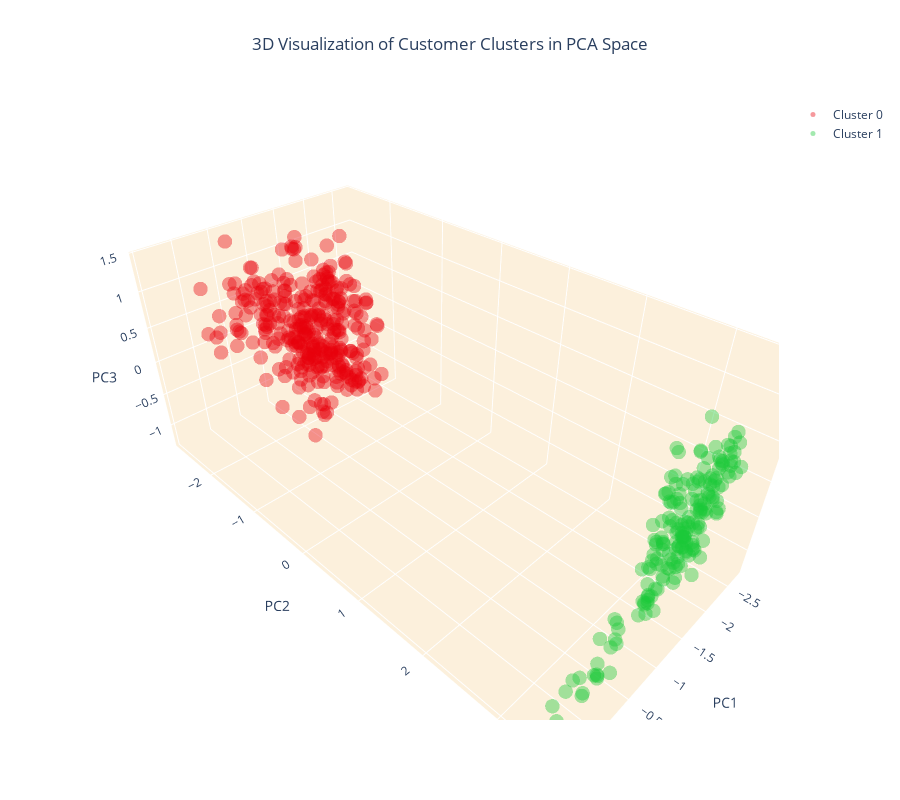

Write notebook code for a chart like this one.
### Code cell
colors = ['#e8000b', '#1ac938', '#023eff',
        #    '#555555', '#00fff0'
           ]

# Create separate data frames for each cluster
cluster_0 = df[df['cluster'] == 0]
cluster_1 = df[df['cluster'] == 1]
cluster_2 = df[df['cluster'] == 2]
# cluster_3 = df[df['cluster'] == 3]
# cluster_4 = df[df['cluster'] == 4]

# Create a 3D scatter plot
fig = go.Figure()

# Add data points for each cluster separately and specify the color
fig.add_trace(go.Scatter3d(x=cluster_0['PC1'], y=cluster_0['PC2'], z=cluster_0['PC3'], 
                           mode='markers', marker=dict(color=colors[0], size=5, opacity=0.4), name='Cluster 0'))
fig.add_trace(go.Scatter3d(x=cluster_1['PC1'], y=cluster_1['PC2'], z=cluster_1['PC3'], 
                           mode='markers', marker=dict(color=colors[1], size=5, opacity=0.4), name='Cluster 1'))
fig.add_trace(go.Scatter3d(x=cluster_2['PC1'], y=cluster_2['PC2'], z=cluster_2['PC3'], 
                           mode='markers', marker=dict(color=colors[2], size=5, opacity=0.4), name='Cluster 2'))
# fig.add_trace(go.Scatter3d(x=cluster_3['PC1'], y=cluster_3['PC2'], z=cluster_3['PC3'], 
#                            mode='markers', marker=dict(color=colors[3], size=5, opacity=0.4), name='Cluster 3'))
# fig.add_trace(go.Scatter3d(x=cluster_4['PC1'], y=cluster_4['PC2'], z=cluster_4['PC3'], 
#                            mode='markers', marker=dict(color=colors[4], size=5, opacity=0.4), name='Cluster 4'))

# Set the title and layout details
fig.update_layout(
    title=dict(text='3D Visualization of Customer Clusters in PCA Space', x=0.5),
    scene=dict(
        xaxis=dict(backgroundcolor="#fcf0dc", gridcolor='white', title='PC1'),
        yaxis=dict(backgroundcolor="#fcf0dc", gridcolor='white', title='PC2'),
        zaxis=dict(backgroundcolor="#fcf0dc", gridcolor='white', title='PC3'),
    ),
    width=900,
    height=800
)

# Show the plot
fig.show()

### Figure 1 — Plotly figure (JSON) as saved in the notebook; plotly's stock layout.template omitted (floating-point values rounded to 4 significant figures; data arrays with more than 128 entries replaced by an {"elided": "..."} marker saying what was removed)
{"data": [{"marker": {"color": "#e8000b", "opacity": 0.4, "size": 5}, "mode": "markers", "name": "Cluster 0", "type": "scatter3d", "x": {"elided": "319 float values"}, "y": {"elided": "319 float values"}, "z": {"elided": "319 float values"}}, {"marker": {"color": "#1ac938", "opacity": 0.4, "size": 5}, "mode": "markers", "name": "Cluster 1", "type": "scatter3d", "x": {"elided": "186 float values"}, "y": {"elided": "186 float values"}, "z": {"elided": "186 float values"}}, {"marker": {"color": "#023eff", "opacity": 0.4, "size": 5}, "mode": "markers", "name": "Cluster 2", "type": "scatter3d", "x": [], "y": [], "z": []}], "layout": {"height": 800, "scene": {"xaxis": {"backgroundcolor": "#fcf0dc", "gridcolor": "white", "title": {"text": "PC1"}}, "yaxis": {"backgroundcolor": "#fcf0dc", "gridcolor": "white", "title": {"text": "PC2"}}, "zaxis": {"backgroundcolor": "#fcf0dc", "gridcolor": "white", "title": {"text": "PC3"}}}, "title": {"text": "3D Visualization of Customer Clusters in PCA Space", "x": 0.5}, "width": 900}}
